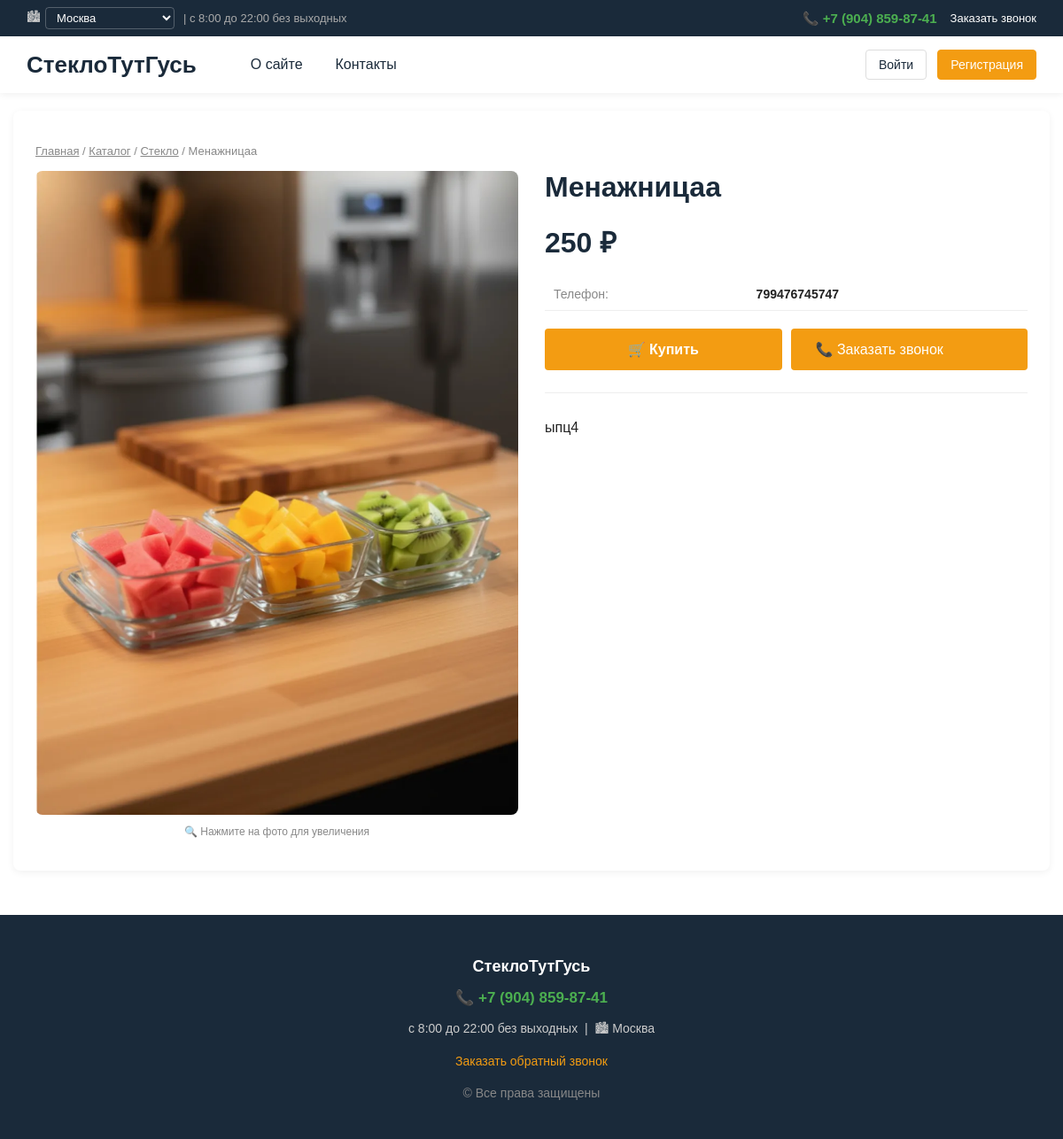
Screenshot of /item/3 with the database file from the repository.
### app.py (models this page shows)
class Setting(db.Model):
    key = db.Column(db.String(50), primary_key=True)
    value = db.Column(db.Text, default='')

class MenuItem(db.Model):
    id = db.Column(db.Integer, primary_key=True)
    title = db.Column(db.String(100), nullable=False)
    url = db.Column(db.String(255), default='/')
    order = db.Column(db.Integer, default=0)

class Category(db.Model):
    id = db.Column(db.Integer, primary_key=True)
    name = db.Column(db.String(100), unique=True, nullable=False)
    description = db.Column(db.String(255), default='')
    items = db.relationship('Item', backref='category', cascade='all, delete-orphan')

class Item(db.Model):
    id = db.Column(db.Integer, primary_key=True)
    title = db.Column(db.String(200), nullable=False)
    description = db.Column(db.Text, default='')
    content = db.Column(db.Text, default='')
    price = db.Column(db.Float, default=0.0)
    phone = db.Column(db.String(30), default='')
    image = db.Column(db.String(255), default='')
    lamps = db.Column(db.Integer, default=0)
    diameter = db.Column(db.String(50), default='')
    height = db.Column(db.String(50), default='')
    is_hit = db.Column(db.Boolean, default=False)
    is_popular = db.Column(db.Boolean, default=False)
    category_id = db.Column(db.Integer, db.ForeignKey('category.id'), nullable=False)

### app.py (the view)
@app.route('/item/<int:item_id>')
def item_view(item_id):
    item = Item.query.get_or_404(item_id)
    categories = Category.query.all()
    related = Item.query.filter(
        Item.category_id == item.category_id,
        Item.id != item.id
    ).limit(4).all()
    return render_template('item.html', item=item, categories=categories, related=related)

### app.py (called while the page is built)
def get_setting(key, default=''):
    s = db.session.get(Setting, key)
    return s.value if s else default

def get_current_city():
    city = request.cookies.get('user_city')
    if city:
        return city
    return get_setting('shop_city', 'Москва')

@app.context_processor
def inject_globals():
    cities_str = get_setting('cities_list',
        'Москва,Санкт-Петербург,Новосибирск,Екатеринбург,Казань,'
        'Нижний Новгород,Челябинск,Самара,Омск,Ростов-на-Дону,'
        'Уфа,Красноярск,Воронеж,Пермь,Волгоград')
    cities = [c.strip() for c in cities_str.split(',') if c.strip()]
    return {
        'menu_items': MenuItem.query.order_by(MenuItem.order).all(),
        'site_title': get_setting('site_title', '💡 Гусь-Люстра'),
        'bg_color': get_setting('bg_color', '#f4f6f9'),
        'bg_image': get_setting('bg_image', ''),
        'shop_phone': get_setting('shop_phone', ''),
        'shop_schedule': get_setting('shop_schedule', ''),
        'shop_city': get_setting('shop_city', ''),
        'cities': cities,
        'current_city': get_current_city(),
    }

### templates/item.html (shortened to what this page needs)
{% extends 'base.html' %}
{% block content %}
<div style="background:#fff; padding:25px; border-radius:8px; box-shadow:0 2px 8px rgba(0,0,0,0.06);">
    <p style="color:#888; font-size:13px; margin-bottom:15px;">
        <a href="/" style="color:#888;">Главная</a> /
        <a href="{{ url_for('catalog') }}" style="color:#888;">Каталог</a> /
        <a href="{{ url_for('catalog', cat=item.category.id) }}" style="color:#888;">{{ item.category.name }}</a> /
        {{ item.title }}
    </p>
    <div class="item-detail-grid" style="display:grid; grid-template-columns: 1fr 1fr; gap: 30px;">
        <div>
            {% if item.image %}
                <img src="{{ url_for('static', filename='uploads/' + item.image) }}"
                     class="item-main-image"
                     style="width:100%; border-radius:8px; cursor:zoom-in;"
                     alt="{{ item.title }}"
                     title="Нажмите, чтобы увеличить">
                <p style="font-size:12px; color:#888; text-align:center; margin-top:8px;">
                    🔍 Нажмите на фото для увеличения
                </p>
            {% else %}
                <div style="width:100%; height:400px; background:#f4f6f9; border-radius:8px;
                            display:flex; align-items:center; justify-content:center; font-size:80px; color:#bbb;">
                    💡
                </div>
            {% endif %}
        </div>
        <div>
            <h1 style="margin-top:0; color:#1a2a3a;">{{ item.title }}</h1>
            {% if item.price %}
                <p style="font-size:32px; font-weight:bold; color:#1a2a3a; margin: 20px 0;">
                    {{ '%.0f'|format(item.price) }} ₽
                </p>
            {% endif %}
            <table style="margin: 20px 0;">
                {% if item.phone %}<tr><td style="color:#888;">Телефон:</td><td><b>{{ item.phone }}</b></td></tr>{% endif %}
            </table>
            <div style="display:flex; gap:10px; margin-top:20px; flex-wrap:wrap;">
                <a class="btn-buy" href="#" style="padding:14px 28px; font-size:16px; flex:1; min-width:150px;"
                   onclick="orderItem({{ item.id }}, '{{ item.title|e }}'); return false;">
                    🛒 Купить
                </a>
                <a class="btn" href="#" style="padding:14px 28px; font-size:16px; background:#f39c12; flex:1; min-width:150px;"
                   onclick="openCallModal(event); return false;">
                    📞 Заказать звонок
                </a>
            </div>
            {% if item.content %}
                <hr style="margin: 25px 0; border:none; border-top:1px solid #eee;">
                <div style="line-height:1.7; white-space:pre-wrap;">{{ item.content }}</div>
            {% endif %}
        </div>
    </div>
</div>
{% endblock %}

### templates/base.html (shortened to what this page needs)
<!DOCTYPE html>
<html lang="ru">
<head>
</head>
<body>
<div class="topbar">
    <div class="topbar-left">
        <form method="post" action="{{ url_for('set_city') }}" class="city-form">
            <span class="city-icon">🏙</span>
            <select name="city" class="city-select" onchange="this.form.submit()">
                {% for c in cities %}
                    <option value="{{ c }}" {% if c == current_city %}selected{% endif %}>{{ c }}</option>
                {% endfor %}
            </select>
        </form>
        <span class="schedule">| {{ shop_schedule }}</span>
    </div>
    <div class="topbar-right">
        <a href="tel:{{ shop_phone|replace(' ', '')|replace('(', '')|replace(')', '')|replace('-', '') }}" class="phone">
            📞 {{ shop_phone }}
        </a>
        <a href="#" onclick="openCallModal(event); return false;" class="callback-link">
            Заказать звонок
        </a>
    </div>
</div>
<header>
    <div class="logo">
        <a href="/">{{ site_title }}</a>
    </div>
    <nav class="main-menu">
        {% for m in menu_items %}
            <a href="{{ m.url }}">{{ m.title }}</a>
        {% endfor %}
    </nav>
    <div class="user-area">
        {% if current_user.is_authenticated %}
            <span>👤 {{ current_user.username }}</span>
            {% if current_user.is_admin %}
                <a href="{{ url_for('admin_panel') }}">Админка</a>
            {% endif %}
            <a href="{{ url_for('logout') }}">Выйти</a>
        {% else %}
            <a href="{{ url_for('login') }}">Войти</a>
            <a class="primary" href="{{ url_for('register') }}">Регистрация</a>
        {% endif %}
    </div>
</header>
<div class="container">
    {% block content %}{% endblock %}
</div>
<footer>
    <p style="font-size: 18px; color: #fff; margin-bottom: 12px;"><b>{{ site_title }}</b></p>
    <p>
        <a href="tel:{{ shop_phone|replace(' ', '')|replace('(', '')|replace(')', '')|replace('-', '') }}"
           style="color: #4CAF50; font-size: 17px; font-weight: bold; text-decoration: none;">
            📞 {{ shop_phone }}
        </a>
    </p>
    <p style="margin: 8px 0;">{{ shop_schedule }} &nbsp;|&nbsp; 🏙 {{ current_city }}</p>
    <p style="margin-top: 15px;">
        <a href="#" onclick="openCallModal(event); return false;"
           style="color: #f39c12; text-decoration: none;">
            Заказать обратный звонок
        </a>
    </p>
    <p style="margin-top: 20px; color: #888;">© Все права защищены</p>
</footer>
</body>
</html>

### rows the page displays
Setting: city "Москва", value "Москва"
Setting: value "с 8:00 до 22:00 без выходных"
Setting: value "+7 (904) 859-87-41"
Setting: value "СтеклоТутГусь"
MenuItem: title "О сайте"
MenuItem: title "Контакты"
Category: category.name "Стекло"
Item: title "Менажницаа", image (picture), price "250", phone "799476745747", content "ыпц4"
